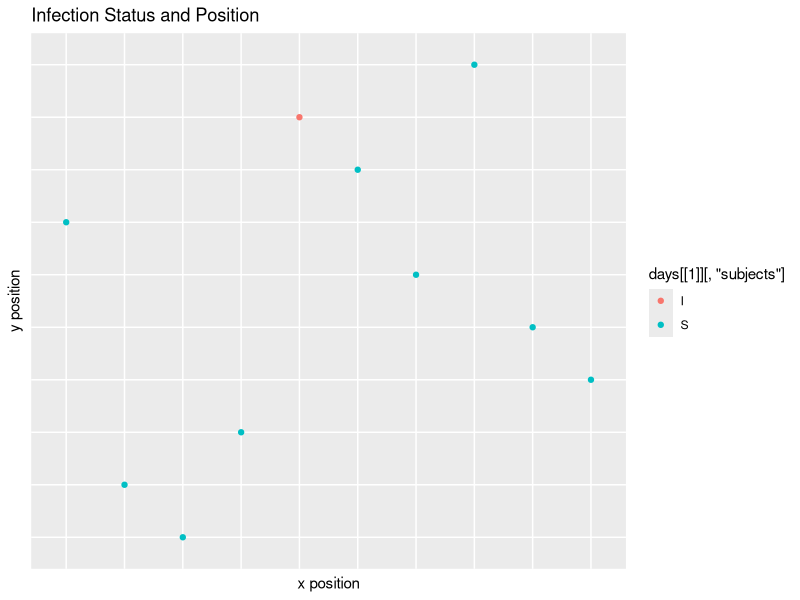
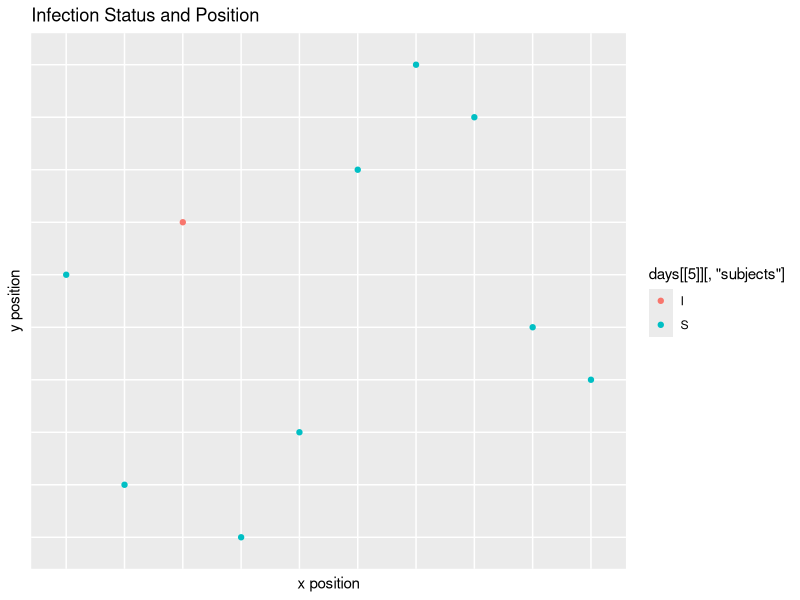
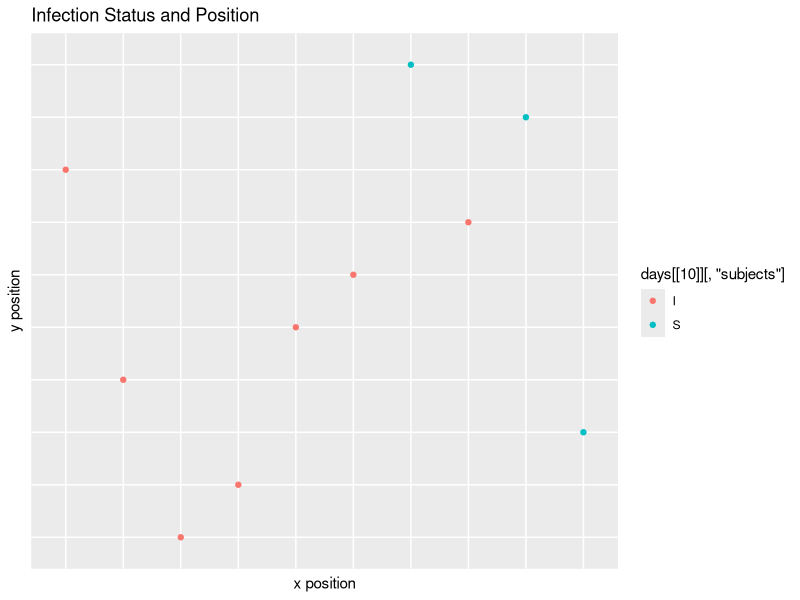
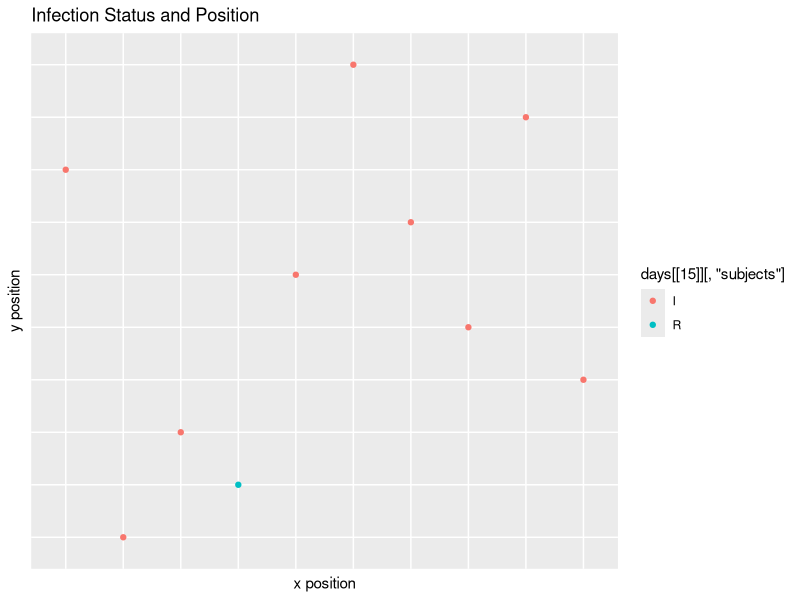
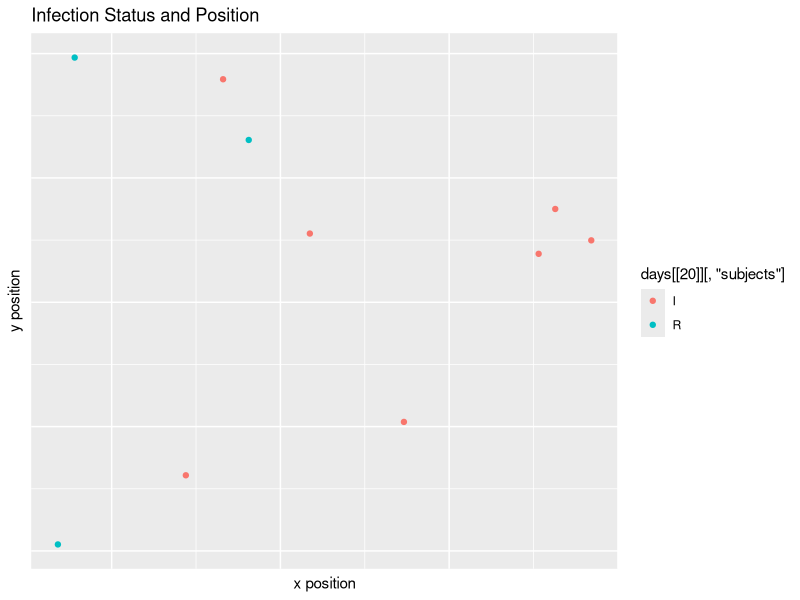
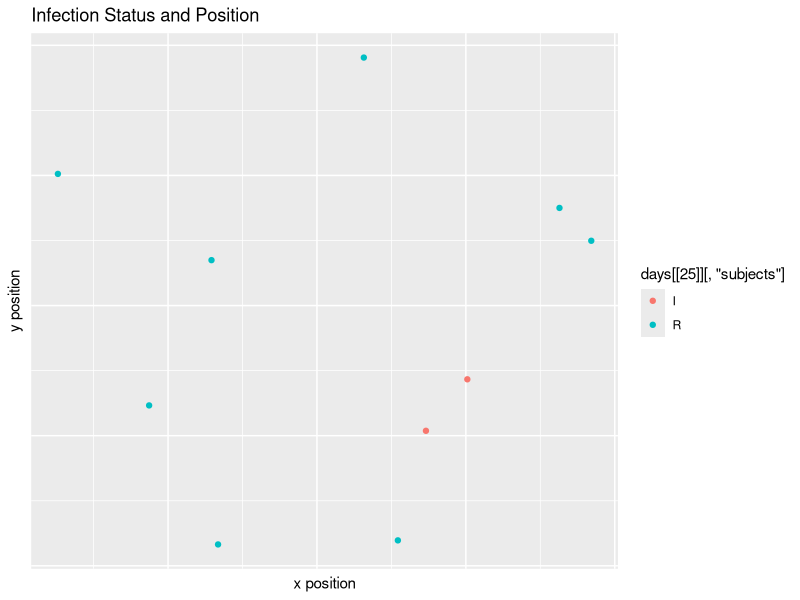
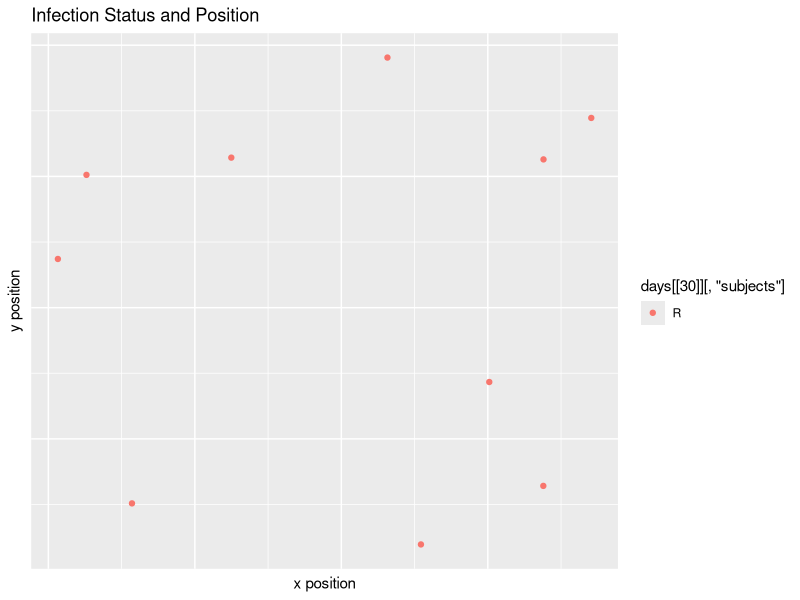
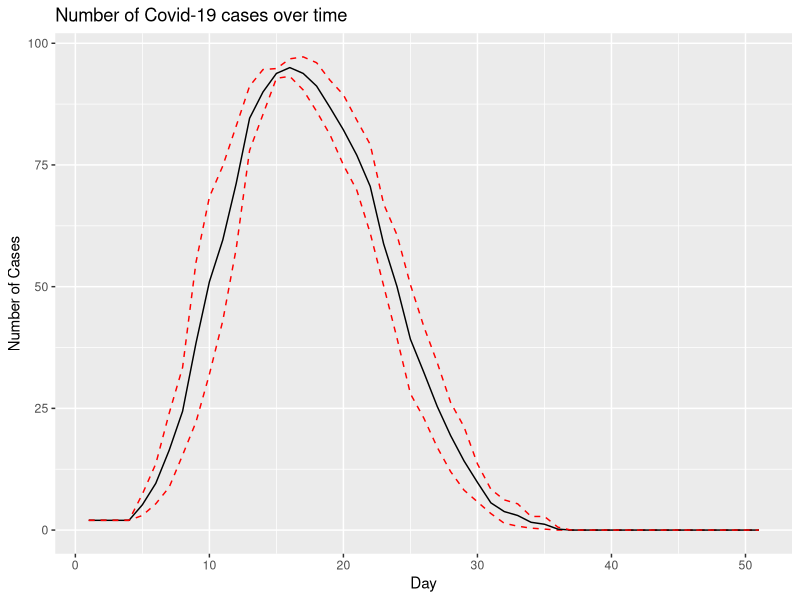

Write the R code that produced these figures, in order.
## ---- chunk 1
knitr::opts_chunk$set(echo = FALSE)
options(width=200)
## ---- chunk 2
library(tidyverse)
library(ggplot2)
library(boot)
## ---- chunk 3
library(ggplot2)
library(boot)

starting_vals <- function(num_subjects, I_0, x_dim, y_dim){
  
  #Infect I_0 many starting subjects
  subjects <- rep('S', num_subjects)
  infect <- sample(x = 1:num_subjects, size=I_0, replace=FALSE)
  subjects[infect] <- 'I'
  
  #Storage for x, y starting positions for the subjects
  start_x <- runif(n=num_subjects, min=0, max=x_dim)
  start_y <- runif(n=num_subjects, min=0, max=y_dim)
  
  inc_time <- rep(-1, num_subjects)
  rec_days <- rep(-1, num_subjects)
  
  #Put into a data frame
  df <- as.data.frame(cbind(as.numeric(start_x), as.numeric(start_y), subjects, rec_days, inc_time))
  colnames(df)[1] <- 'x'
  colnames(df)[2] <- 'y'
  colnames(df)[3] <- 'subjects'
  colnames(df)[4] <- 'incubation'
  colnames(df)[5] <- 'recovery'
  
  #Assign a recovery time to the infected subjects
  df[df[,3] == 'I', 5] <- rpois(I_0, 14)
  
  #Assign an incubation time to the infected subjects
  df[df[,3] == 'I', 4] <- rpois(I_0, 5)
  
  return(df)
}

#Random step length function
get_step_length <- function(df, x_dim, y_dim){
  step_lengths <- rnorm(n=nrow(df), mean=min(x_dim, y_dim)/4, sd=min(x_dim, y_dim)/12)
  return(step_lengths)
}

#Random step direction function
get_step_direction <- function(length_vec){
  direction <- runif(n=length(length_vec), min=0, max=2*pi)
}

#Get delta_x, delta_y
get_delts <- function(length_vec, direc_vec){
  delta_x <- length_vec * cos(direc_vec)
  delta_y <- length_vec * sin(direc_vec)
  return(cbind(delta_x, delta_y))
}

#Function for getting updated coordinates
update_coords <- function(og_df, delta_df){
  new_mx <- matrix(data=NA, nrow=nrow(og_df), ncol=5)
  new_df <- data.frame(new_mx)
  new_df[,1] <- as.numeric(og_df[,'x']) + delta_df[,'delta_x']
  new_df[,2] <- as.numeric(og_df[,'y']) + delta_df[,'delta_y']
  new_df[,3] <- og_df[,3]
  new_df[,4] <- og_df[,4]
  new_df[,5] <- og_df[,5]
  colnames(new_df) <- c('x', 'y', 'subjects', 'incubation', 'recovery')
  new_df
}

coord_checker <- function(og_df, new_df, x_dim, y_dim){
  baddies <- NULL
  for(i in 1:nrow(new_df)){
    if(as.numeric(new_df[i, 'x']) > x_dim | as.numeric(new_df[i, 'x']) < 0 | as.numeric(new_df[i, 'y']) > y_dim | as.numeric(new_df[i, 'y']) < 0){
      baddies <- append(baddies, i)
    }
  }
  
  if(is.null(baddies)){
    return(new_df)
  }else{
  new_step <- get_step_length(new_df[i,], x_dim, y_dim)
  new_direction <- get_step_direction(new_step)
  new_change <- get_delts(new_step, new_direction)
  new_df <- update_coords(og_df[baddies,], new_change)
  full_df <- rbind(new_df, og_df[-baddies,])
  return(coord_checker(og_df, full_df, x_dim, y_dim))
  }
}

#Function for deciding if infections occurred
infection_status <- function(state, mean_crit_dist){
  
  current_infected <- state[state[,3]=='I' & state[,4] <= 0,]
  current_suceptable <- state[state[,3]=='S',]
  current_removed <- state[state[,3]=='R',]
  current_non_contagious <- state[state[,3]=='I' & state[,4] > 0,]
  
  #store new infection status
  newly_infected <- NULL
  
  #Check to see which susceptible subjects get infected
  #For loop
  if(nrow(current_suceptable) != 0 & nrow(current_infected) != 0){
  for(i in 1:nrow(current_infected)){
    for(j in 1:nrow(current_suceptable)){
      x_i <- as.numeric(current_infected[i, 'x'])
      y_i <- as.numeric(current_infected[i, 'y'])
      x_s <- as.numeric(current_suceptable[j, 'x'])
      y_s <- as.numeric(current_suceptable[j, 'y'])
     
      
      crucial_distance <- rexp(1, 1/mean_crit_dist)
      
      
      d <- sqrt((x_i - x_s)^2 + (y_i - y_s)^2)
      if(d <= crucial_distance){
        newly_infected <- c(newly_infected, j)
      }

    }
  }
  
  current_suceptable[newly_infected, 3] <- 'I'
  #Give incubation time
  current_suceptable[newly_infected, 4] <- rpois(n=length(newly_infected), lambda = 5)
  #Give recovery time
  current_suceptable[newly_infected, 5] <- rpois(n=length(newly_infected), lambda = 14)
  
  new_state <- rbind(current_infected, current_suceptable, current_removed, current_non_contagious)
  return(new_state)
  }else{return(state)}
}

#simulation function
simulator <- function(days, num_subjects, x_dim, y_dim, I_0, inf_dist){
  initial_data <- starting_vals(num_subjects = num_subjects, x_dim=x_dim, y_dim=y_dim, I_0=I_0)
  end_day <- list()
  num_cases <- rep(NA, days)
  num_cases <- c(I_0, num_cases)
  num_new_cases <- rep(NA, days)
  
  for(i in 1:days){
    
    if(i == 1){
      step_size <- get_step_length(initial_data, x_dim, y_dim)
      direction <- get_step_direction(step_size)
      change <- get_delts(step_size, direction)
  
      updated_positions <- update_coords(initial_data, change)
      checked_positions <- coord_checker(og_df=initial_data, new_df=updated_positions, x_dim=x_dim, y_dim=y_dim)
      new_status <- infection_status(checked_positions, inf_dist)
      
      #recovery time code
      not_recovered <- new_status[as.numeric(new_status[, 5]) > 0, ]
      new_time <- as.numeric(not_recovered[, 5]) - 1
      not_recovered[, 5] <- new_time
      infected_0 <- new_status[as.numeric(new_status[, 5]) == 0, ]
      infected_0[, 3] <- rep('R', nrow(infected_0))
      not_infected = new_status[as.numeric(new_status[, 5]) < 0, ]
      new_status = rbind(not_recovered, infected_0, not_infected)
      
      #incubation time code
      infected_people <- new_status[new_status[,3] == 'I',]
      new_inc_time <- as.numeric(infected_people[,4]) - 1
      infected_people[,4] <- new_inc_time
      other_people <- new_status[new_status[,3] != 'I',]
      new_status <- rbind(infected_people, other_people)
      
      end_day[[i]] <- new_status
      
      #Calculate number of new cases
      num_cases[i+1] <- sum(new_status[,3]=='I')
      num_new_cases[i] <- sum(new_status[,3]=='I') - I_0
      
    }
    
    else{
      step_size <- get_step_length(initial_data, x_dim, y_dim)
      direction <- get_step_direction(step_size)
      change <- get_delts(step_size, direction)
  
      updated_positions <- update_coords(end_day[[i-1]], change)
      checked_positions <- coord_checker(og_df=end_day[[i-1]], new_df=updated_positions, x_dim=x_dim, y_dim=y_dim)
      new_status <- infection_status(checked_positions, inf_dist)
      
      not_recovered <- new_status[as.numeric(new_status[, 5]) > 0, ]
      new_time <- as.numeric(not_recovered[, 5]) - 1
      not_recovered[, 5] <- new_time
      infected_0 <- new_status[as.numeric(new_status[, 5]) == 0, ]
      infected_0[, 3] <- rep('R', nrow(infected_0))
      not_infected = new_status[as.numeric(new_status[, 5]) < 0, ]
      new_status = rbind(not_recovered, infected_0, not_infected)
      
      #incubation time code
      infected_people <- new_status[new_status[,3] == 'I',]
      new_inc_time <- as.numeric(infected_people[,4]) - 1
      infected_people[,4] <- new_inc_time
      other_people <- new_status[new_status[,3] != 'I',]
      new_status <- rbind(infected_people, other_people)

      
      end_day[[i]] <- new_status
      
      #Calculate number of new cases
      num_cases[i+1] <- sum(new_status[,3]=='I')
      num_new_cases[i] <- sum(new_status[,3]=='I') - num_cases[i-1]
  
    }
  }
  return(num_cases)
}

simulator22 <- function(days, num_subjects, x_dim, y_dim, I_0, inf_dist){
  initial_data <- starting_vals(num_subjects = num_subjects, x_dim=x_dim, y_dim=y_dim, I_0=I_0)
  end_day <- list()
  num_cases <- rep(NA, days)
  num_cases <- c(I_0, num_cases)
  num_new_cases <- rep(NA, days)
  
  for(i in 1:days){
    
    if(i == 1){
      step_size <- get_step_length(initial_data, x_dim, y_dim)
      direction <- get_step_direction(step_size)
      change <- get_delts(step_size, direction)
  
      updated_positions <- update_coords(initial_data, change)
      checked_positions <- coord_checker(og_df=initial_data, new_df=updated_positions, x_dim=x_dim, y_dim=y_dim)
      new_status <- infection_status(checked_positions, inf_dist)
      
      #recovery time code
      not_recovered <- new_status[as.numeric(new_status[, 5]) > 0, ]
      new_time <- as.numeric(not_recovered[, 5]) - 1
      not_recovered[, 5] <- new_time
      infected_0 <- new_status[as.numeric(new_status[, 5]) == 0, ]
      infected_0[, 3] <- rep('R', nrow(infected_0))
      not_infected = new_status[as.numeric(new_status[, 5]) < 0, ]
      new_status = rbind(not_recovered, infected_0, not_infected)
      
      #incubation time code
      infected_people <- new_status[new_status[,3] == 'I',]
      new_inc_time <- as.numeric(infected_people[,4]) - 1
      infected_people[,4] <- new_inc_time
      other_people <- new_status[new_status[,3] != 'I',]
      new_status <- rbind(infected_people, other_people)
      
      end_day[[i]] <- new_status
      
      #Calculate number of new cases
      num_cases[i+1] <- sum(new_status[,3]=='I')
      num_new_cases[i] <- sum(new_status[,3]=='I') - I_0
      
    }
    
    else{
      step_size <- get_step_length(initial_data, x_dim, y_dim)
      direction <- get_step_direction(step_size)
      change <- get_delts(step_size, direction)
  
      updated_positions <- update_coords(end_day[[i-1]], change)
      checked_positions <- coord_checker(og_df=end_day[[i-1]], new_df=updated_positions, x_dim=x_dim, y_dim=y_dim)
      new_status <- infection_status(checked_positions, inf_dist)
      
      not_recovered <- new_status[as.numeric(new_status[, 5]) > 0, ]
      new_time <- as.numeric(not_recovered[, 5]) - 1
      not_recovered[, 5] <- new_time
      infected_0 <- new_status[as.numeric(new_status[, 5]) == 0, ]
      infected_0[, 3] <- rep('R', nrow(infected_0))
      not_infected = new_status[as.numeric(new_status[, 5]) < 0, ]
      new_status = rbind(not_recovered, infected_0, not_infected)
      
      #incubation time code
      infected_people <- new_status[new_status[,3] == 'I',]
      new_inc_time <- as.numeric(infected_people[,4]) - 1
      infected_people[,4] <- new_inc_time
      other_people <- new_status[new_status[,3] != 'I',]
      new_status <- rbind(infected_people, other_people)

      
      end_day[[i]] <- new_status
      
      #Calculate number of new cases
      num_cases[i+1] <- sum(new_status[,3]=='I')
      num_new_cases[i] <- sum(new_status[,3]=='I') - num_cases[i-1]
  
    }
  }
  return(end_day)
}
## ---- chunk 4
get_step_length <- function(df, x_dim, y_dim){
  step_lengths <- rnorm(n=nrow(df), mean=min(x_dim, y_dim)/4, sd=min(x_dim, y_dim)/12)
  return(step_lengths)
}

get_step_direction <- function(length_vec){
  direction <- runif(n=length(length_vec), min=0, max=2*pi)
}

get_delts <- function(length_vec, direc_vec){
  delta_x <- length_vec * cos(direc_vec)
  delta_y <- length_vec * sin(direc_vec)
  return(cbind(delta_x, delta_y))
}
## ---- chunk 5
update_coords <- function(og_df, delta_df){
  new_mx <- matrix(data=NA, nrow=nrow(og_df), ncol=5)
  new_df <- data.frame(new_mx)
  new_df[,1] <- as.numeric(og_df[,'x']) + delta_df[,'delta_x']
  new_df[,2] <- as.numeric(og_df[,'y']) + delta_df[,'delta_y']
  new_df[,3] <- og_df[,3]
  new_df[,4] <- og_df[,4]
  new_df[,5] <- og_df[,5]
  colnames(new_df) <- c('x', 'y', 'subjects', 'incubation', 'recovery')
  new_df
}

coord_checker <- function(og_df, new_df, x_dim, y_dim){
  baddies <- NULL
  for(i in 1:nrow(new_df)){
    if(as.numeric(new_df[i, 'x']) > x_dim | as.numeric(new_df[i, 'x']) < 0 | as.numeric(new_df[i, 'y']) > y_dim | as.numeric(new_df[i, 'y']) < 0){
      baddies <- append(baddies, i)
    }
  }
  
  if(is.null(baddies)){
    return(new_df)
  }else{
  new_step <- get_step_length(new_df[i,], x_dim, y_dim)
  new_direction <- get_step_direction(new_step)
  new_change <- get_delts(new_step, new_direction)
  new_df <- update_coords(og_df[baddies,], new_change)
  full_df <- rbind(new_df, og_df[-baddies,])
  return(coord_checker(og_df, full_df, x_dim, y_dim))
  }
}
## ---- chunk 6
infection_status <- function(state, mean_crit_dist){
  
  current_infected <- state[state[,3]=='I' & state[,4] <= 0,]
  current_suceptable <- state[state[,3]=='S',]
  current_removed <- state[state[,3]=='R',]
  current_non_contagious <- state[state[,3]=='I' & state[,4] > 0,]
  
  newly_infected <- NULL
  
  if(nrow(current_suceptable) != 0 & nrow(current_infected) != 0){
  for(i in 1:nrow(current_infected)){
    for(j in 1:nrow(current_suceptable)){
      x_i <- as.numeric(current_infected[i, 'x'])
      y_i <- as.numeric(current_infected[i, 'y'])
      x_s <- as.numeric(current_suceptable[j, 'x'])
      y_s <- as.numeric(current_suceptable[j, 'y'])
     
      crucial_distance <- rexp(1, 1/mean_crit_dist)
      
      d <- sqrt((x_i - x_s)^2 + (y_i - y_s)^2)
      if(d <= crucial_distance){
        newly_infected <- c(newly_infected, j)
      }
    }
  }
  current_suceptable[newly_infected, 3] <- 'I'
  current_suceptable[newly_infected, 4] <- rpois(n=length(newly_infected), lambda = 5)
  current_suceptable[newly_infected, 5] <- rpois(n=length(newly_infected), lambda = 14)
  
  new_state <- rbind(current_infected, current_suceptable, current_removed, current_non_contagious)
  return(new_state)
  }else{return(state)}
}
## ---- chunk 7
dummy_simulator <- function(days, num_subjects, x_dim, y_dim, I_0, inf_dist){
  initial_data <- starting_vals(num_subjects = num_subjects, x_dim=x_dim, y_dim=y_dim, I_0=I_0)
  end_day <- list()
  num_cases <- rep(NA, days)
  num_cases <- c(I_0, num_cases)
  num_new_cases <- rep(NA, days)
  for(i in 1:days){
    if(i == 1){
      step_size <- get_step_length(initial_data, x_dim, y_dim)
      direction <- get_step_direction(step_size)
      change <- get_delts(step_size, direction)
      updated_positions <- update_coords(initial_data, change)
      checked_positions <- coord_checker(og_df=initial_data, new_df=updated_positions, x_dim=x_dim, y_dim=y_dim)
      new_status <- infection_status(checked_positions, inf_dist)
      
      not_recovered <- new_status[as.numeric(new_status[, 5]) > 0, ]
      new_time <- as.numeric(not_recovered[, 5]) - 1
      not_recovered[, 5] <- new_time
      infected_0 <- new_status[as.numeric(new_status[, 5]) == 0, ]
      infected_0[, 3] <- rep('R', nrow(infected_0))
      not_infected = new_status[as.numeric(new_status[, 5]) < 0, ]
      new_status = rbind(not_recovered, infected_0, not_infected)
      infected_people <- new_status[new_status[,3] == 'I',]
      new_inc_time <- as.numeric(infected_people[,4]) - 1
      infected_people[,4] <- new_inc_time
      other_people <- new_status[new_status[,3] != 'I',]
      new_status <- rbind(infected_people, other_people)
      end_day[[i]] <- new_status
      num_cases[i+1] <- sum(new_status[,3]=='I')
      num_new_cases[i] <- sum(new_status[,3]=='I') - I_0
    }
    }
  return(num_cases)
}
## ---- chunk 8
days <- simulator22(30, 10, 1, 1, 1, 0.2)

ggplot() +
  geom_point(aes(x=days[[1]][, 'x'], y= days[[1]][, 'y'], color=days[[1]][, 'subjects'])) +
  xlab('x position') +
  ylab('y position') +
  ggtitle('Infection Status and Position') +
  theme(axis.text.x=element_blank(),
        axis.ticks.x=element_blank(),
        axis.text.y=element_blank(),
        axis.ticks.y=element_blank())

## ---- chunk 9
ggplot() +
  geom_point(aes(x=days[[5]][, 'x'], y= days[[5]][, 'y'], color=days[[5]][, 'subjects'])) +
  xlab('x position') +
  ylab('y position') +
  ggtitle('Infection Status and Position') +
  theme(axis.text.x=element_blank(),
        axis.ticks.x=element_blank(),
        axis.text.y=element_blank(),
        axis.ticks.y=element_blank())

## ---- chunk 10
ggplot() +
  geom_point(aes(x=days[[10]][, 'x'], y= days[[10]][, 'y'], color=days[[10]][, 'subjects'])) +
  xlab('x position') +
  ylab('y position') +
  ggtitle('Infection Status and Position') +
  theme(axis.text.x=element_blank(),
        axis.ticks.x=element_blank(),
        axis.text.y=element_blank(),
        axis.ticks.y=element_blank())

## ---- chunk 11
ggplot() +
  geom_point(aes(x=days[[15]][, 'x'], y= days[[15]][, 'y'], color=days[[15]][, 'subjects'])) +
  xlab('x position') +
  ylab('y position') +
  ggtitle('Infection Status and Position') +
  theme(axis.text.x=element_blank(),
        axis.ticks.x=element_blank(),
        axis.text.y=element_blank(),
        axis.ticks.y=element_blank())

## ---- chunk 12
ggplot() +
  geom_point(aes(x=days[[20]][, 'x'], y= days[[20]][, 'y'], color=days[[20]][, 'subjects'])) +
  xlab('x position') +
  ylab('y position') +
  ggtitle('Infection Status and Position') +
  theme(axis.text.x=element_blank(),
        axis.ticks.x=element_blank(),
        axis.text.y=element_blank(),
        axis.ticks.y=element_blank())

## ---- chunk 13
ggplot() +
  geom_point(aes(x=days[[25]][, 'x'], y= days[[25]][, 'y'], color=days[[25]][, 'subjects'])) +
  xlab('x position') +
  ylab('y position') +
  ggtitle('Infection Status and Position') +
  theme(axis.text.x=element_blank(),
        axis.ticks.x=element_blank(),
        axis.text.y=element_blank(),
        axis.ticks.y=element_blank())

## ---- chunk 14
ggplot() +
  geom_point(aes(x=days[[30]][, 'x'], y= days[[30]][, 'y'], color=days[[30]][, 'subjects'])) +
  xlab('x position') +
  ylab('y position') +
  ggtitle('Infection Status and Position') +
  theme(axis.text.x=element_blank(),
        axis.ticks.x=element_blank(),
        axis.text.y=element_blank(),
        axis.ticks.y=element_blank())

## ---- chunk 15
get_bootstrap_cis <- function(days, num_subjects, x_dim, y_dim, I_0, inf_dist, sample_size, ci_type='perc'){
  #Create data frame to store samples
  samps <- matrix(data=NA, nrow=sample_size, ncol=days + 1)
  samps <- data.frame(samps)
  
  #Create data frame to store confidence intervals
  ci_df <- matrix(data=NA, nrow=days + 1, ncol=3)
  ci_df <- data.frame(ci_df)
  
  for(i in 1:sample_size){
    samps[i, ] <- simulator(days, num_subjects, x_dim, y_dim, I_0, inf_dist)
  }
  
  for(i in 1:ncol(samps)){
    #Make sure column has more than one unique value
    check <- (length(unique(samps[ ,i])) != 1)
    if(check){
    boot_obj <- boot(samps[ ,i], mean_func, 2000)
    ci_obj <- boot.ci(boot_obj, conf = .95, type = ci_type)
    ci_df[i, 1] <- ci_obj$percent[4]
    ci_df[i, 2] <- ci_obj$t0
    ci_df[i, 3] <- ci_obj$percent[5]
    }else{ci_df[i, ] <- c(samps[1, i], samps[1, i], samps[1, i])}
  }
return(ci_df)
}
## ---- chunk 16
library(ggplot2)

#Testing
n=50
y <- simulator(n,100,10,10,2,1)
x <- 0:n

#bootstrap
mean_func <- function(daytuh, idx) {
  mean(daytuh[idx])
}

get_bootstrap_cis <- function(days, num_subjects, x_dim, y_dim, I_0, inf_dist, sample_size, ci_type='perc'){
  #Create data frame to store samples
  samps <- matrix(data=NA, nrow=sample_size, ncol=days + 1)
  samps <- data.frame(samps)
  
  #Create data frame to store confidence intervals
  ci_df <- matrix(data=NA, nrow=days + 1, ncol=3)
  ci_df <- data.frame(ci_df)
  
  for(i in 1:sample_size){
    samps[i, ] <- simulator(days, num_subjects, x_dim, y_dim, I_0, inf_dist)
  }
  
  for(i in 1:ncol(samps)){
    #Make sure column has more than one unique value
    check <- (length(unique(samps[ ,i])) != 1)
    if(check){
    boot_obj <- boot(samps[ ,i], mean_func, 2000)
    ci_obj <- boot.ci(boot_obj, conf = .95, type = ci_type)
    ci_df[i, 1] <- ci_obj$percent[4]
    ci_df[i, 2] <- ci_obj$t0
    ci_df[i, 3] <- ci_obj$percent[5]
    }else{ci_df[i, ] <- c(samps[1, i], samps[1, i], samps[1, i])}
  }
return(ci_df)
}

plot_dat <- get_bootstrap_cis(days=50, num_subjects=100, x_dim=10, y_dim=10, I_0=2, inf_dist=1, sample_size=5)

ggplot() +
  geom_line(aes(x=1:51, y=plot_dat[ ,1]), linetype = 2, color = 'red') +
  geom_line(aes(x=1:51, y=plot_dat[ ,2])) +
  geom_line(aes(x=1:51, y=plot_dat[ ,3]), linetype = 2, color = 'red') +
  xlab('Day') +
  ylab('Number of Cases') +
  ggtitle('Number of Covid-19 cases over time')
## ---- chunk 17
library(boot)
starting_vals <- function(num_subjects, I_0, x_dim, y_dim){
  
  #Infect I_0 many starting subjects
  subjects <- rep('S', num_subjects)
  infect <- sample(x = 1:num_subjects, size=I_0, replace=FALSE)
  subjects[infect] <- 'I'
  
  #Storage for x, y starting positions for the subjects
  start_x <- runif(n=num_subjects, min=0, max=x_dim)
  start_y <- runif(n=num_subjects, min=0, max=y_dim)
  
  inc_time <- rep(-1, num_subjects)
  rec_days <- rep(-1, num_subjects)
  
  #Put into a data frame
  df <- as.data.frame(cbind(as.numeric(start_x), as.numeric(start_y), subjects, rec_days, inc_time))
  colnames(df)[1] <- 'x'
  colnames(df)[2] <- 'y'
  colnames(df)[3] <- 'subjects'
  colnames(df)[4] <- 'incubation'
  colnames(df)[5] <- 'recovery'
  
  #Assign a recovery time to the infected subjects
  df[df[,3] == 'I', 5] <- rpois(I_0, 14)
  
  #Assign an incubation time to the infected subjects
  df[df[,3] == 'I', 4] <- rpois(I_0, 5)
  
  return(df)
}

#Random step length function
get_step_length <- function(df, x_dim, y_dim){
  step_lengths <- rnorm(n=nrow(df), mean=min(x_dim, y_dim)/4, sd=min(x_dim, y_dim)/12)
  return(step_lengths)
}

#Random step direction function
get_step_direction <- function(length_vec){
  direction <- runif(n=length(length_vec), min=0, max=2*pi)
}

#Get delta_x, delta_y
get_delts <- function(length_vec, direc_vec){
  delta_x <- length_vec * cos(direc_vec)
  delta_y <- length_vec * sin(direc_vec)
  return(cbind(delta_x, delta_y))
}

#Function for getting updated coordinates
update_coords <- function(og_df, delta_df){
  new_mx <- matrix(data=NA, nrow=nrow(og_df), ncol=5)
  new_df <- data.frame(new_mx)
  new_df[,1] <- as.numeric(og_df[,'x']) + delta_df[,'delta_x']
  new_df[,2] <- as.numeric(og_df[,'y']) + delta_df[,'delta_y']
  new_df[,3] <- og_df[,3]
  new_df[,4] <- og_df[,4]
  new_df[,5] <- og_df[,5]
  colnames(new_df) <- c('x', 'y', 'subjects', 'incubation', 'recovery')
  new_df
}

coord_checker <- function(og_df, new_df, x_dim, y_dim){
  baddies <- NULL
  for(i in 1:nrow(new_df)){
    if(as.numeric(new_df[i, 'x']) > x_dim | as.numeric(new_df[i, 'x']) < 0 | as.numeric(new_df[i, 'y']) > y_dim | as.numeric(new_df[i, 'y']) < 0){
      baddies <- append(baddies, i)
    }
  }
  
  if(is.null(baddies)){
    return(new_df)
  }else{
  new_step <- get_step_length(new_df[i,], x_dim, y_dim)
  new_direction <- get_step_direction(new_step)
  new_change <- get_delts(new_step, new_direction)
  new_df <- update_coords(og_df[baddies,], new_change)
  full_df <- rbind(new_df, og_df[-baddies,])
  return(coord_checker(og_df, full_df, x_dim, y_dim))
  }
}

#Function for deciding if infections occurred
infection_status <- function(state, mean_crit_dist){
  
  current_infected <- state[state[,3]=='I' & state[,4] <= 0,]
  current_suceptable <- state[state[,3]=='S',]
  current_removed <- state[state[,3]=='R',]
  current_non_contagious <- state[state[,3]=='I' & state[,4] > 0,]
  
  #store new infection status
  newly_infected <- NULL
  
  #Check to see which susceptible subjects get infected
  #For loop
  if(nrow(current_suceptable) != 0 & nrow(current_infected) != 0){
  for(i in 1:nrow(current_infected)){
    for(j in 1:nrow(current_suceptable)){
      x_i <- as.numeric(current_infected[i, 'x'])
      y_i <- as.numeric(current_infected[i, 'y'])
      x_s <- as.numeric(current_suceptable[j, 'x'])
      y_s <- as.numeric(current_suceptable[j, 'y'])
     
      
      crucial_distance <- rexp(1, 1/mean_crit_dist)
      
      
      d <- sqrt((x_i - x_s)^2 + (y_i - y_s)^2)
      if(d <= crucial_distance){
        newly_infected <- c(newly_infected, j)
      }

    }
  }
  
  current_suceptable[newly_infected, 3] <- 'I'
  #Give incubation time
  current_suceptable[newly_infected, 4] <- rpois(n=length(newly_infected), lambda = 5)
  #Give recovery time
  current_suceptable[newly_infected, 5] <- rpois(n=length(newly_infected), lambda = 14)
  
  new_state <- rbind(current_infected, current_suceptable, current_removed, current_non_contagious)
  return(new_state)
  }else{return(state)}
}

#simulation function
simulator <- function(days, num_subjects, x_dim, y_dim, I_0, inf_dist){
  initial_data <- starting_vals(num_subjects = num_subjects, x_dim=x_dim, y_dim=y_dim, I_0=I_0)
  end_day <- list()
  num_cases <- rep(NA, days)
  num_cases <- c(I_0, num_cases)
  num_new_cases <- rep(NA, days)
  
  for(i in 1:days){
    
    if(i == 1){
      step_size <- get_step_length(initial_data, x_dim, y_dim)
      direction <- get_step_direction(step_size)
      change <- get_delts(step_size, direction)
  
      updated_positions <- update_coords(initial_data, change)
      checked_positions <- coord_checker(og_df=initial_data, new_df=updated_positions, x_dim=x_dim, y_dim=y_dim)
      new_status <- infection_status(checked_positions, inf_dist)
      
      #recovery time code
      not_recovered <- new_status[as.numeric(new_status[, 5]) > 0, ]
      new_time <- as.numeric(not_recovered[, 5]) - 1
      not_recovered[, 5] <- new_time
      infected_0 <- new_status[as.numeric(new_status[, 5]) == 0, ]
      infected_0[, 3] <- rep('R', nrow(infected_0))
      not_infected = new_status[as.numeric(new_status[, 5]) < 0, ]
      new_status = rbind(not_recovered, infected_0, not_infected)
      
      #incubation time code
      infected_people <- new_status[new_status[,3] == 'I',]
      new_inc_time <- as.numeric(infected_people[,4]) - 1
      infected_people[,4] <- new_inc_time
      other_people <- new_status[new_status[,3] != 'I',]
      new_status <- rbind(infected_people, other_people)
      
      end_day[[i]] <- new_status
      
      #Calculate number of new cases
      num_cases[i+1] <- sum(new_status[,3]=='I')
      num_new_cases[i] <- sum(new_status[,3]=='I') - I_0
      
    }
    
    else{
      step_size <- get_step_length(initial_data, x_dim, y_dim)
      direction <- get_step_direction(step_size)
      change <- get_delts(step_size, direction)
  
      updated_positions <- update_coords(end_day[[i-1]], change)
      checked_positions <- coord_checker(og_df=end_day[[i-1]], new_df=updated_positions, x_dim=x_dim, y_dim=y_dim)
      new_status <- infection_status(checked_positions, inf_dist)
      
      not_recovered <- new_status[as.numeric(new_status[, 5]) > 0, ]
      new_time <- as.numeric(not_recovered[, 5]) - 1
      not_recovered[, 5] <- new_time
      infected_0 <- new_status[as.numeric(new_status[, 5]) == 0, ]
      infected_0[, 3] <- rep('R', nrow(infected_0))
      not_infected = new_status[as.numeric(new_status[, 5]) < 0, ]
      new_status = rbind(not_recovered, infected_0, not_infected)
      
      #incubation time code
      infected_people <- new_status[new_status[,3] == 'I',]
      new_inc_time <- as.numeric(infected_people[,4]) - 1
      infected_people[,4] <- new_inc_time
      other_people <- new_status[new_status[,3] != 'I',]
      new_status <- rbind(infected_people, other_people)

      
      end_day[[i]] <- new_status
      
      #Calculate number of new cases
      num_cases[i+1] <- sum(new_status[,3]=='I')
      num_new_cases[i] <- sum(new_status[,3]=='I') - num_cases[i-1]
  
    }
  }
  return(num_cases)
}

#Testing
df <- starting_vals(1000, 2, 1, 1)
len <- get_step_length(df, 1, 1)
dir <- get_step_direction(len)
delts <- get_delts(len, dir)
newdf <- update_coords(df, delts)
coords <- coord_checker(df, newdf, 1, 1)
new_status <- infection_status(coords, 8)

set.seed(400)
n=50
y <- simulator(n,100,10,10,2,1)
x <- 0:n

#bootstrap
mean_func <- function(daytuh, idx) {
  mean(daytuh[idx])
}

get_bootstrap_cis <- function(days, num_subjects, x_dim, y_dim, I_0, inf_dist, sample_size, ci_type='perc'){
  #Create data frame to store samples
  samps <- matrix(data=NA, nrow=sample_size, ncol=days + 1)
  samps <- data.frame(samps)
  
  #Create data frame to store confidence intervals
  ci_df <- matrix(data=NA, nrow=days + 1, ncol=3)
  ci_df <- data.frame(ci_df)
  
  for(i in 1:sample_size){
    samps[i, ] <- simulator(days, num_subjects, x_dim, y_dim, I_0, inf_dist)
  }
  
  for(i in 1:ncol(samps)){
    #Make sure column has more than one unique value
    check <- (length(unique(samps[ ,i])) != 1)
    if(check){
    boot_obj <- boot(samps[ ,i], mean_func, 2000)
    ci_obj <- boot.ci(boot_obj, conf = .95, type = ci_type)
    ci_df[i, 1] <- ci_obj$percent[4]
    ci_df[i, 2] <- ci_obj$t0
    ci_df[i, 3] <- ci_obj$percent[5]
    }else{ci_df[i, ] <- c(samps[1, i], samps[1, i], samps[1, i])}
  }
return(ci_df)
}

plot_dat <- get_bootstrap_cis(days=50, num_subjects=100, x_dim=10, y_dim=10, I_0=2, inf_dist=1, sample_size=5)


daily_cases <- y
boot.case <- boot(daily_cases, mean_func, 2000)

plot(boot.case)
